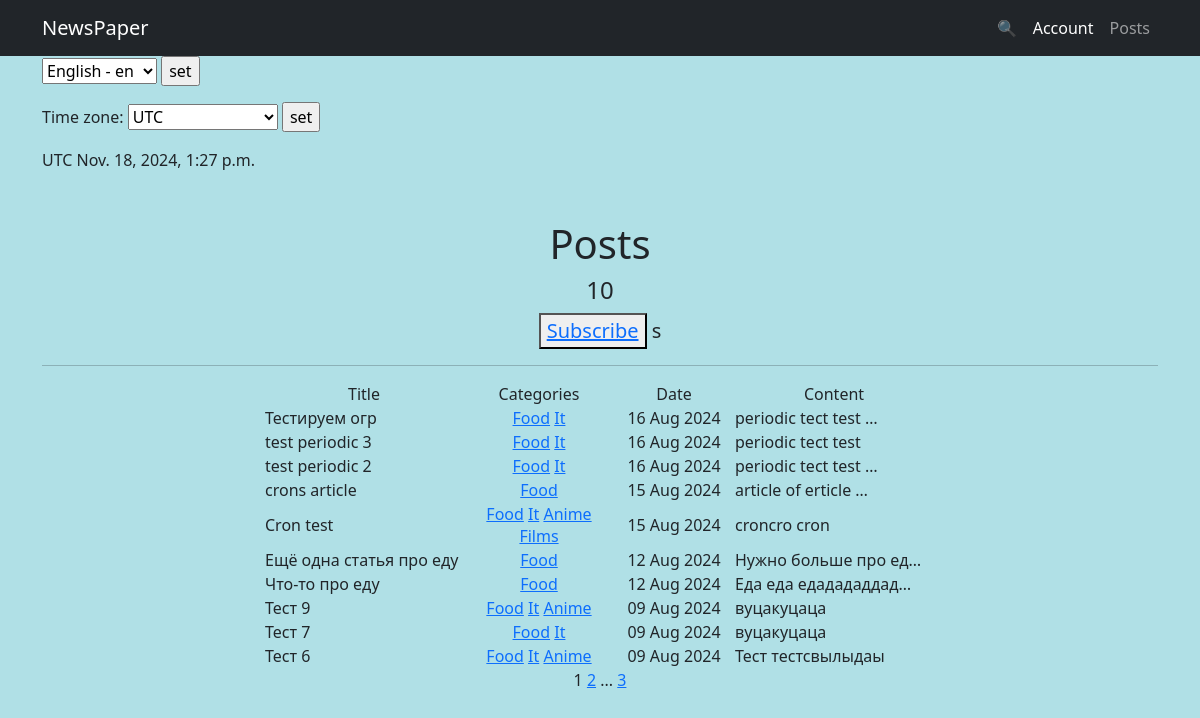
/posts/category/1, run on an earlier commit of the app's database.
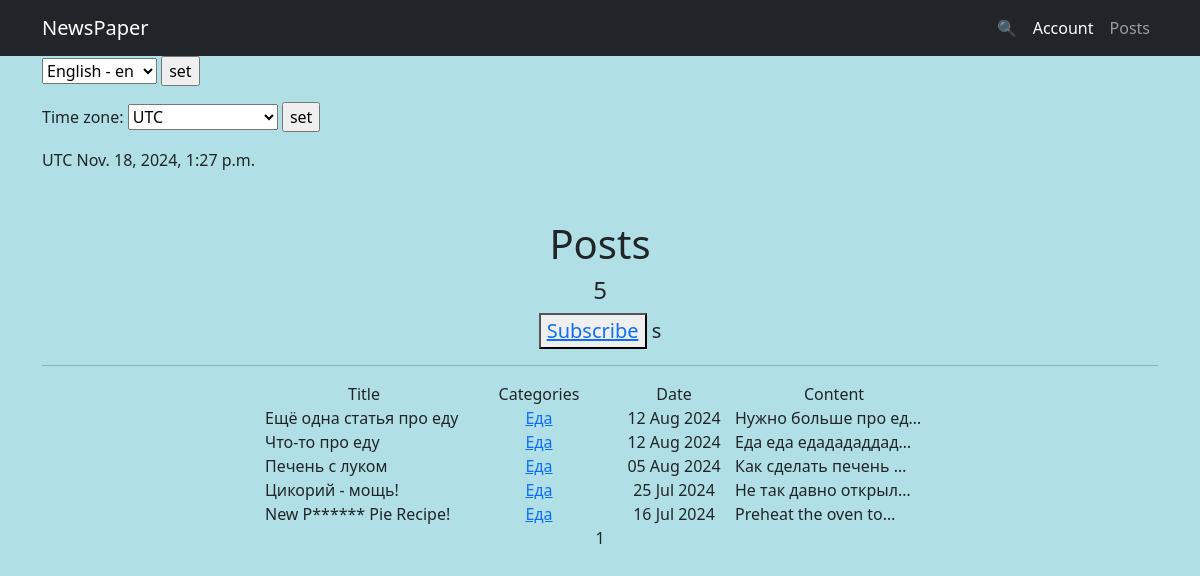
And on a later commit of the database.
### news/models.py (models this page shows, shortened)
class Post(models.Model):
    article = 'A'
    news = 'N'
    POSITIONS = [
        (article, 'статья'),
        (news, 'новость')
    ]
    author = models.ForeignKey(Author, on_delete=models.CASCADE)
    type = models.CharField(max_length=1, choices=POSITIONS, default=news)
    date = models.DateTimeField(auto_now_add=True)
    category = models.ManyToManyField(
        Category,
        through='PostCategory',
        related_name='posts',)
    title = models.CharField(max_length=225)
    text = models.TextField()
    rating = models.IntegerField(default=0)

class Category(models.Model):
    name = models.CharField(max_length=255, unique=True)
    subscribers = models.ManyToManyField(User, through='UserCategory', related_name='categories', blank=True)
    def __str__(self):
        return self.name.title()

### news/views.py (the view)
# urls.py: path('category/<int:pk>', CategoryList.as_view(), name='category_list'),
class CategoryList(ListView):
    model = Post
    template_name = 'category_list.html'
    context_object_name = 'category_post_list'
    paginate_by = 10
    def get_queryset(self):
        self.category = get_object_or_404(Category, id=self.kwargs['pk'])
        queryset = Post.objects.filter(category=self.category).order_by('-date')
        return queryset
    def get_context_data(self, **kwargs):
        context = super().get_context_data(**kwargs)
        context['is_not_subscriber'] = self.request.user not in self.category.subscribers.all()
        context['category'] = self.category
        return context

### news/templatetags/my_filters.py (called while the page is built)
@register.filter()
def censor(value):
    for word in censor_words:
        if word in value:
            value = value.replace(word[1:], '*' * len(word[1:]))
    return value

### news/templatetags/my_tags.py (called while the page is built)
@register.simple_tag(takes_context=True)
def url_replace(context, **kwargs):
    d = context['request'].GET.copy()
    for k, v in kwargs.items():
        d[k] = v
    return d.urlencode()

### news/timezone_context.py (called while the page is built)
def get_timezone(request):
    return {
        'current_time': timezone.localtime(timezone.now()),
        'timezones': pytz.common_timezones,
    }

### templates/category_list.html (shortened to what this page needs)
{% extends 'flatpages/default.html' %}
{% load my_filters %}
{% load my_tags %}
{% load i18n %}
{% block title %}
{% trans "Posts" %}
<h4>{{ category_post_list|length }}</h4>
{% endblock title %}
{% block content %}
    {% if is_not_subscriber %}
        <button> <a href="{% url 'subscribe' category.id %}"> {% trans "Subscribe" %} </a></button>
    {% else %}
        <button> <a href="{% url 'unsubscribe' category.id %}"> {% trans "Unsubscribe" %} </a></button>
    {% endif %}
s
   <hr>
   {% if category_post_list %}
       <table style="margin: 0 auto">
           <tr>
               <td width="200" align="center">{% trans 'Title' %}</td>
               <td width="150" align="center">{% trans 'Categories' %}</td>
               <td align="center">{% trans 'Date' %}</td>
               <td width="200" align="center">{% trans 'Content' %}</td>
           </tr>
           {% for post in category_post_list %}
           <tr>
               <td>{{ post.title|censor }}</td>
               <td width="150" align="center">
                   {% for category in post.category.all %}
                   <a href="{% url 'category_list' category.id %}">{{ category }}</a>
                   {% endfor %}
               </td>
               <td width="120" align="center">{{ post.date|date:'d M Y' }}</td>
               <td>{{ post.text|truncatechars:20|censor }}</td>
               <td></td>
           </tr>
           {% endfor %}
       </table>
   {% else %}
       <h2>{% trans 'No news yet ' %}</h2>
   {% endif %}
   {{ page_obj.number }}
   {% if page_obj.has_next %}
       <a href="?{% url_replace page=page_obj.next_page_number %}">{{ page_obj.next_page_number }}</a>
       {% if paginator.num_pages != page_obj.next_page_number %}
           ...
           <a href="?{% url_replace page=page_obj.paginator.num_pages %}">{{ page_obj.paginator.num_pages }}</a>
       {% endif %}
   {% endif %}
{% endblock content %}

What changed in the data, as far as the page shows it:
removed Post: title|censor "Тестируем огр", date "16 Aug 2024", text|censor "periodic tect test …", Category (name "Food")
no longer on this page (row edited): Category: name "It"
removed Post: title|censor "test periodic 3", date "16 Aug 2024", text|censor "periodic tect test", Category (name "Food")
removed Post: title|censor "test periodic 2", date "16 Aug 2024", text|censor "periodic tect test …", Category (name "Food")
removed Post: title|censor "crons article", date "15 Aug 2024", text|censor "article of erticle …", Category (name "Food")
removed Post: title|censor "Cron test", date "15 Aug 2024", text|censor "croncro cron", Category (name "Food")
no longer on this page (row edited): Category: name "Anime"
no longer on this page (row edited): Category: name "Films", shown under "Cron test"
removed Post: title|censor "Тест 9", date "09 Aug 2024", text|censor "вуцакуцаца", Category (name "Food")
removed Post: title|censor "Тест 7", date "09 Aug 2024", text|censor "вуцакуцаца", Category (name "Food")
removed Post: title|censor "Тест 6", date "09 Aug 2024", text|censor "Тест тестсвылыдаы", Category (name "Food")
changed Category: name "Food" → "Еда"
now on this page (row unchanged): Post: title|censor "Печень с луком", date "05 Aug 2024", text|censor "Как сделать печень …", Category (name "Еда")
now on this page (row unchanged): Post: title|censor "Цикорий - мощь!", date "25 Jul 2024", text|censor "Не так давно открыл…", Category (name "Еда")
now on this page (row unchanged): Post: title|censor "New P****** Pie Recipe!", date "16 Jul 2024", text|censor "Preheat the oven to…", Category (name "Еда")
Also different on the page:
{{ category_post_list|length }}: "10" → "5"
{{ page_obj.next_page_number }}: "2" → (not shown)
{{ page_obj.paginator.num_pages }}: "3" → (not shown)
